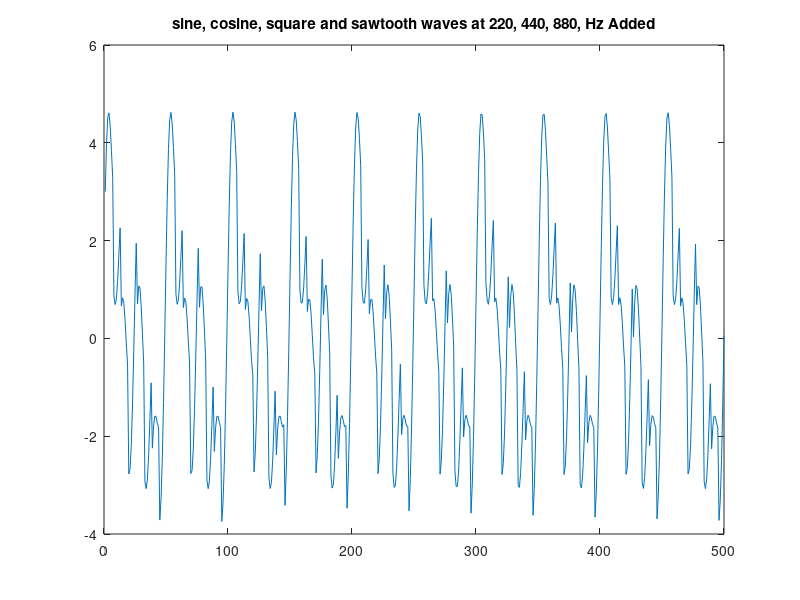

Source code (MATLAB):
amp = 1;
F_s = 11025;
F_w1 = 220;
F_w2 = 440;
F_w3 = 880;

nsec = 2;
dur = nsec*F_s;

n = 0:dur;

y1 = amp*sin(2*pi*n*F_w1/F_s);
y2 = amp*sin(2*pi*n*F_w2/F_s);
y3 = amp*sin(2*pi*n*F_w3/F_s);

y4 = amp*cos(2*pi*n*F_w1/F_s);
y5 = amp*cos(2*pi*n*F_w2/F_s);
y6 = amp*cos(2*pi*n*F_w3/F_s);

y7 = amp*square(2*pi*n*F_w1/F_s);
y8 = amp*square(2*pi*n*F_w2/F_s);
y9 = amp*square(2*pi*n*F_w3/F_s);

y10 = amp*sawtooth(2*pi*n*F_w1/F_s);
y11 = amp*sawtooth(2*pi*n*F_w2/F_s);
y12 = amp*sawtooth(2*pi*n*F_w3/F_s);

ytot = y1+y2+y3+y4+y5+y6+y7+y8+y9+y10+y11+y12;

figure(14)
plot(ytot(1:500))
title('sine, cosine, square and sawtooth waves at 220, 440, 880, Hz Added')

soundsc(ytot, F_s)


